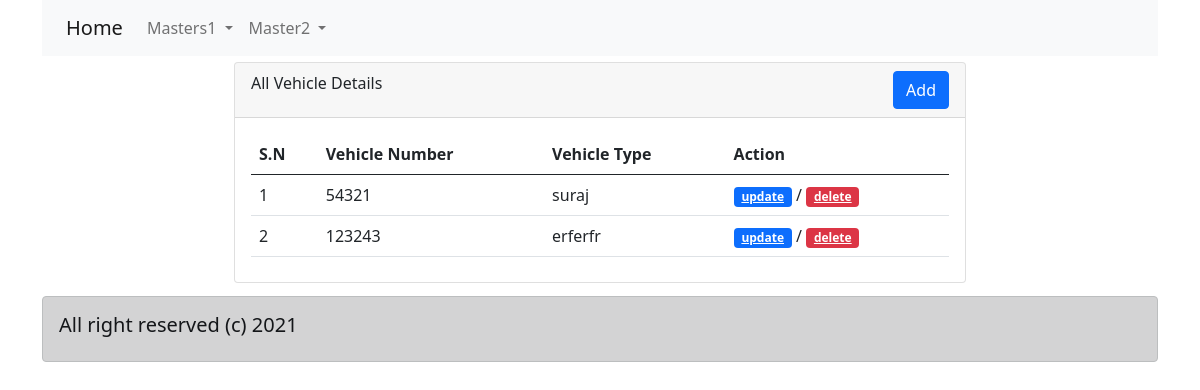
/vehical_view.php, run on the app's committed database.
### tables this page shows
CREATE TABLE `vehicle` (
  `id` int(11) NOT NULL,
  `vehicle` varchar(150) NOT NULL,
  `vihical_type` varchar(200) NOT NULL
);

### vehical_view.php (the view)
<?php include('header.php');
include('db.php');
?>
<div class="col-md-2">
</div>
<div class="col-md-8" style="margin-top:4px">
  <div class="card">
    <div class="card-header">
      All Vehicle Details
      <a href="vehical_master.php" class="btn btn-primary" style="float:right">Add</a>
    </div>
    <div class="card-body">
      <table class="table table-hover">
    <thead>
      <tr>
        <th scope="col">S.N</th>
        <th scope="col">Vehicle Number</th>
        <th scope="col">Vehicle Type</th>
        <th scope="col">Action</th>
      </tr>
    </thead>
    <tbody>
    <?php
    $c=1;
   $sql="SELECT * FROM vehicle";
   $run=mysqli_query($con,$sql);
   if ($run==true) {
      while($row=mysqli_fetch_assoc($run)){
        ?>
     <tr>
        <td><?php echo $c++; ?></td>
       <td><?php echo $row['vehicle']; ?></td>
        <td><?php echo $row['vihical_type']; ?></td>
        <td>
     <a href="vehicle_update.php?sid=<?php echo $row['id']; ?>" class="badge bg-primary">update</a> /
      <a href="vehicle_delete.php?sid=<?php echo $row['id']; ?>" class="badge bg-danger">delete</a>
        </td>
     </tr>
        <?php
      }
   }
    ?>
    </tbody>
  </table>
    </div>
  </div>
</div>
<?php include('footer.php');  ?>

### header.php (style rules this page uses)
.card { margin: 2px; height: 95%; }

### data on the page
vehicle: vehicle "54321", vihical_type "suraj"
vehicle: vehicle "123243", vihical_type "erferfr"

### other printed values
Date('Y') "2021"
